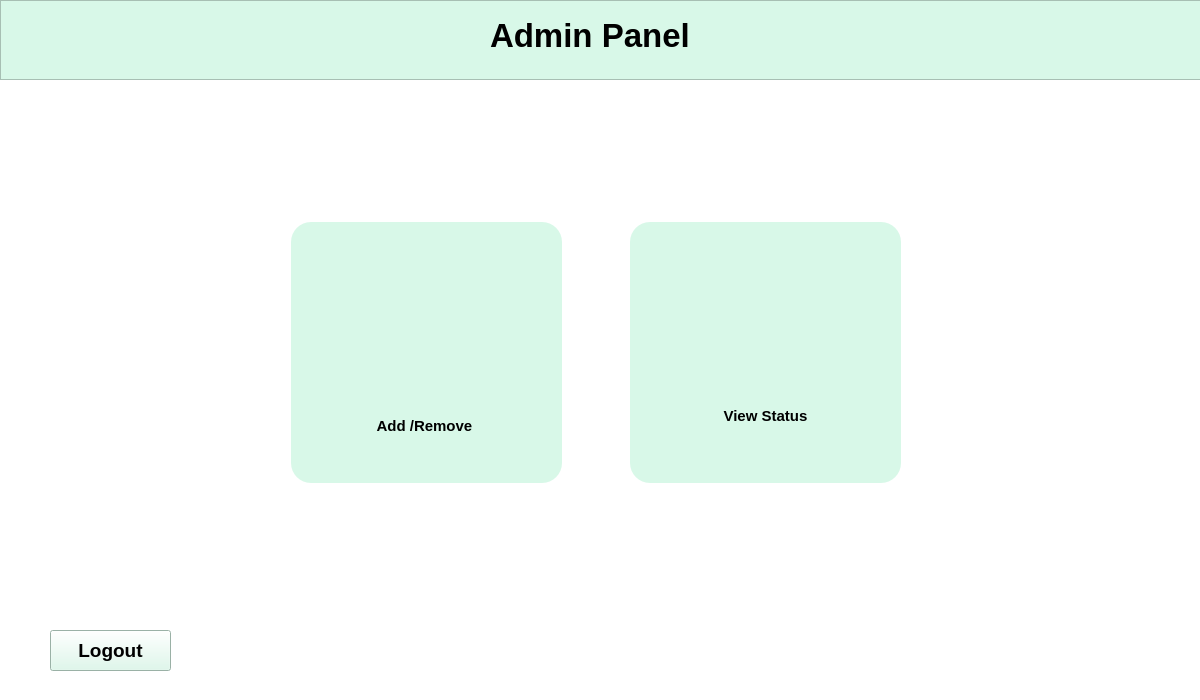
<?xml version="1.0" encoding="UTF-8"?>
<ui version="4.0">
 <class>Admin_Panel</class>
 <widget class="QDialog" name="Admin_Panel">
  <property name="geometry">
   <rect>
    <x>0</x>
    <y>0</y>
    <width>1200</width>
    <height>700</height>
   </rect>
  </property>
  <property name="windowTitle">
   <string>Dialog</string>
  </property>
  <property name="styleSheet">
   <string notr="true">background: #FFFFFF;</string>
  </property>
  <property name="sizeGripEnabled">
   <bool>false</bool>
  </property>
  <widget class="QFrame" name="frame">
   <property name="geometry">
    <rect>
     <x>0</x>
     <y>0</y>
     <width>1201</width>
     <height>80</height>
    </rect>
   </property>
   <property name="styleSheet">
    <string notr="true">background: #D8F8E8;</string>
   </property>
   <property name="frameShape">
    <enum>QFrame::StyledPanel</enum>
   </property>
   <property name="frameShadow">
    <enum>QFrame::Raised</enum>
   </property>
   <widget class="QLabel" name="lbl_jp">
    <property name="geometry">
     <rect>
      <x>490</x>
      <y>10</y>
      <width>311</width>
      <height>51</height>
     </rect>
    </property>
    <property name="font">
     <font>
      <pointsize>25</pointsize>
      <weight>75</weight>
      <bold>true</bold>
     </font>
    </property>
    <property name="styleSheet">
     <string notr="true">color: #00000
</string>
    </property>
    <property name="text">
     <string>Admin Panel</string>
    </property>
   </widget>
  </widget>
  <widget class="QFrame" name="frm_cmp">
   <property name="geometry">
    <rect>
     <x>291</x>
     <y>222</y>
     <width>271</width>
     <height>261</height>
    </rect>
   </property>
   <property name="styleSheet">
    <string notr="true">background: #D8F8E8;
border-radius: 20px;</string>
   </property>
   <property name="frameShape">
    <enum>QFrame::StyledPanel</enum>
   </property>
   <property name="frameShadow">
    <enum>QFrame::Raised</enum>
   </property>
   <widget class="QLabel" name="img_cmp">
    <property name="geometry">
     <rect>
      <x>60</x>
      <y>40</y>
      <width>141</width>
      <height>121</height>
     </rect>
    </property>
    <property name="styleSheet">
     <string notr="true">image: url(:/all/img/Add Remove.png);</string>
    </property>
    <property name="text">
     <string>&lt;html&gt;&lt;head/&gt;&lt;body&gt;&lt;p&gt;&lt;br/&gt;&lt;/p&gt;&lt;/body&gt;&lt;/html&gt;</string>
    </property>
   </widget>
   <widget class="QPushButton" name="btn_cmp">
    <property name="geometry">
     <rect>
      <x>40</x>
      <y>190</y>
      <width>191</width>
      <height>28</height>
     </rect>
    </property>
    <property name="font">
     <font>
      <pointsize>11</pointsize>
      <weight>75</weight>
      <bold>true</bold>
     </font>
    </property>
    <property name="styleSheet">
     <string notr="true">color: #0000;

</string>
    </property>
    <property name="text">
     <string>Add /Remove </string>
    </property>
   </widget>
  </widget>
  <widget class="QFrame" name="frm_civil">
   <property name="geometry">
    <rect>
     <x>630</x>
     <y>222</y>
     <width>271</width>
     <height>261</height>
    </rect>
   </property>
   <property name="styleSheet">
    <string notr="true">background: #D8F8E8;
border-radius: 20px;
</string>
   </property>
   <property name="frameShape">
    <enum>QFrame::StyledPanel</enum>
   </property>
   <property name="frameShadow">
    <enum>QFrame::Raised</enum>
   </property>
   <widget class="QLabel" name="img_civil">
    <property name="geometry">
     <rect>
      <x>70</x>
      <y>40</y>
      <width>121</width>
      <height>111</height>
     </rect>
    </property>
    <property name="styleSheet">
     <string notr="true">image: url(:/all/img/view_status_User.png);</string>
    </property>
    <property name="text">
     <string>&lt;html&gt;&lt;head/&gt;&lt;body&gt;&lt;p&gt;&lt;br/&gt;&lt;/p&gt;&lt;/body&gt;&lt;/html&gt;</string>
    </property>
   </widget>
   <widget class="QPushButton" name="btn_civil">
    <property name="geometry">
     <rect>
      <x>40</x>
      <y>180</y>
      <width>191</width>
      <height>28</height>
     </rect>
    </property>
    <property name="font">
     <font>
      <pointsize>11</pointsize>
      <weight>75</weight>
      <bold>true</bold>
     </font>
    </property>
    <property name="styleSheet">
     <string notr="true">color: #00000;
</string>
    </property>
    <property name="text">
     <string>View Status</string>
    </property>
   </widget>
  </widget>
  <widget class="QPushButton" name="btn_logout">
   <property name="geometry">
    <rect>
     <x>50</x>
     <y>630</y>
     <width>121</width>
     <height>41</height>
    </rect>
   </property>
   <property name="font">
    <font>
     <pointsize>14</pointsize>
     <weight>75</weight>
     <bold>true</bold>
    </font>
   </property>
   <property name="styleSheet">
    <string notr="true">background-color:#D8F8E8;</string>
   </property>
   <property name="text">
    <string>Logout</string>
   </property>
  </widget>
 </widget>
 <resources>
  <include location="admin_panel.qrc"/>
 </resources>
 <connections/>
</ui>
